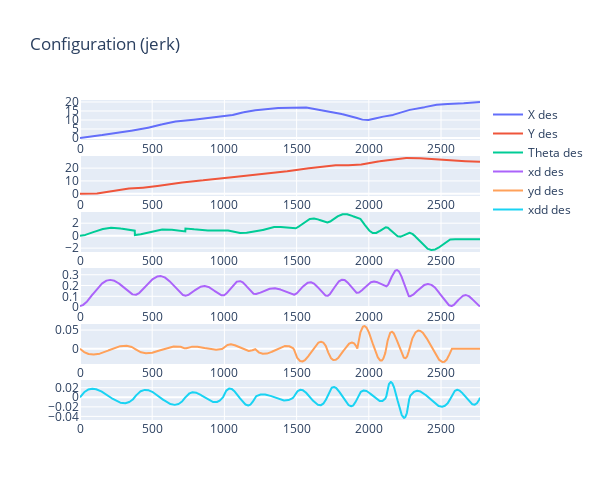
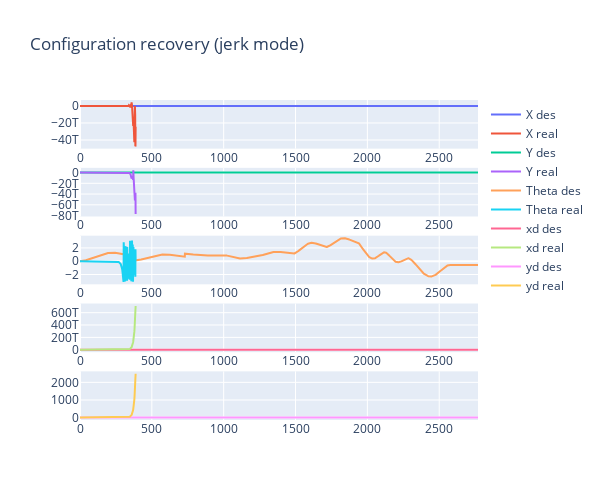

The notebook cell these images were saved under, in order:
### Code cell
evaluate.plot_stuff()

### Figure 1 — Plotly figure (JSON) as saved in the notebook; plotly's stock layout.template omitted (floating-point values rounded to 4 significant figures; data arrays with more than 128 entries replaced by an {"elided": "..."} marker saying what was removed)
{"data": [{"name": "X des", "type": "scatter", "x": {"elided": "2770 float values"}, "xaxis": "x", "y": {"elided": "2770 float values"}, "yaxis": "y"}, {"name": "Y des", "type": "scatter", "x": {"elided": "2770 float values"}, "xaxis": "x2", "y": {"elided": "2770 float values"}, "yaxis": "y2"}, {"name": "Theta des", "type": "scatter", "x": {"elided": "2770 float values"}, "xaxis": "x3", "y": {"elided": "2770 float values"}, "yaxis": "y3"}, {"name": "xd des", "type": "scatter", "x": {"elided": "2770 float values"}, "xaxis": "x4", "y": {"elided": "2770 float values"}, "yaxis": "y4"}, {"name": "yd des", "type": "scatter", "x": {"elided": "2770 float values"}, "xaxis": "x5", "y": {"elided": "2770 float values"}, "yaxis": "y5"}, {"name": "xdd des", "type": "scatter", "x": {"elided": "2770 float values"}, "xaxis": "x6", "y": {"elided": "2770 float values"}, "yaxis": "y6"}], "layout": {"height": 500, "title": {"text": "Configuration (jerk)"}, "width": 600, "xaxis": {"anchor": "y", "domain": [0, 1]}, "xaxis2": {"anchor": "y2", "domain": [0, 1]}, "xaxis3": {"anchor": "y3", "domain": [0, 1]}, "xaxis4": {"anchor": "y4", "domain": [0, 1]}, "xaxis5": {"anchor": "y5", "domain": [0, 1]}, "xaxis6": {"anchor": "y6", "domain": [0, 1]}, "yaxis": {"anchor": "x", "domain": [0.875, 1]}, "yaxis2": {"anchor": "x2", "domain": [0.7, 0.825]}, "yaxis3": {"anchor": "x3", "domain": [0.525, 0.65]}, "yaxis4": {"anchor": "x4", "domain": [0.35, 0.475]}, "yaxis5": {"anchor": "x5", "domain": [0.175, 0.3]}, "yaxis6": {"anchor": "x6", "domain": [0, 0.125]}}}

### Figure 2 — Plotly figure (JSON) as saved in the notebook; plotly's stock layout.template omitted (floating-point values rounded to 4 significant figures; data arrays with more than 128 entries replaced by an {"elided": "..."} marker saying what was removed)
{"data": [{"name": "X des", "type": "scatter", "x": {"elided": "2770 float values"}, "xaxis": "x", "y": {"elided": "2770 float values"}, "yaxis": "y"}, {"name": "X real", "type": "scatter", "x": {"elided": "2770 float values"}, "xaxis": "x", "y": {"elided": "388 float values"}, "yaxis": "y"}, {"name": "Y des", "type": "scatter", "x": {"elided": "2770 float values"}, "xaxis": "x2", "y": {"elided": "2770 float values"}, "yaxis": "y2"}, {"name": "Y real", "type": "scatter", "x": {"elided": "2770 float values"}, "xaxis": "x2", "y": {"elided": "388 float values"}, "yaxis": "y2"}, {"name": "Theta des", "type": "scatter", "x": {"elided": "2770 float values"}, "xaxis": "x3", "y": {"elided": "2770 float values"}, "yaxis": "y3"}, {"name": "Theta real", "type": "scatter", "x": {"elided": "2770 float values"}, "xaxis": "x3", "y": {"elided": "388 float values"}, "yaxis": "y3"}, {"name": "xd des", "type": "scatter", "x": {"elided": "2770 float values"}, "xaxis": "x4", "y": {"elided": "2770 float values"}, "yaxis": "y4"}, {"name": "xd real", "type": "scatter", "x": {"elided": "2770 float values"}, "xaxis": "x4", "y": {"elided": "388 float values"}, "yaxis": "y4"}, {"name": "yd des", "type": "scatter", "x": {"elided": "2770 float values"}, "xaxis": "x5", "y": {"elided": "2770 float values"}, "yaxis": "y5"}, {"name": "yd real", "type": "scatter", "x": {"elided": "2770 float values"}, "xaxis": "x5", "y": {"elided": "388 float values"}, "yaxis": "y5"}], "layout": {"height": 500, "title": {"text": "Configuration recovery (jerk mode)"}, "width": 600, "xaxis": {"anchor": "y", "domain": [0, 1]}, "xaxis2": {"anchor": "y2", "domain": [0, 1]}, "xaxis3": {"anchor": "y3", "domain": [0, 1]}, "xaxis4": {"anchor": "y4", "domain": [0, 1]}, "xaxis5": {"anchor": "y5", "domain": [0, 1]}, "yaxis": {"anchor": "x", "domain": [0.848, 1]}, "yaxis2": {"anchor": "x2", "domain": [0.636, 0.788]}, "yaxis3": {"anchor": "x3", "domain": [0.424, 0.576]}, "yaxis4": {"anchor": "x4", "domain": [0.212, 0.364]}, "yaxis5": {"anchor": "x5", "domain": [0, 0.152]}}}
